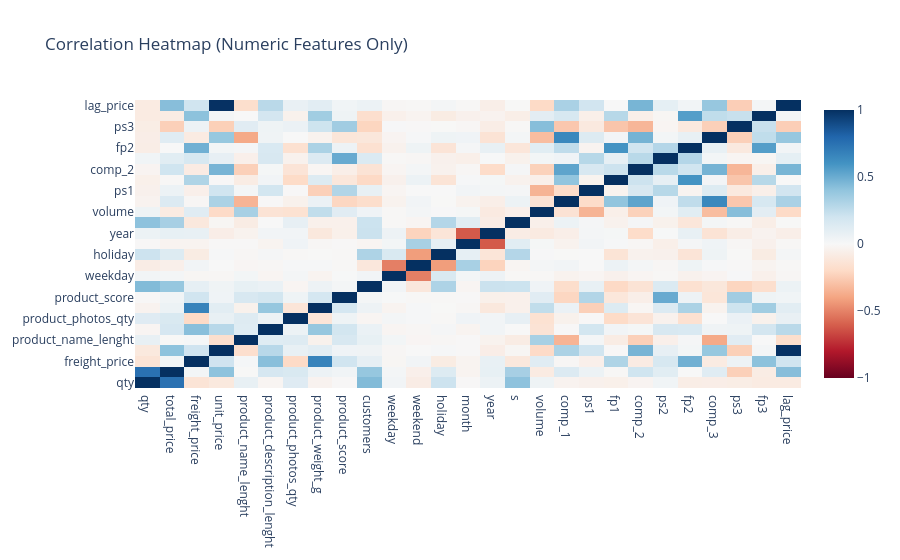

The notebook cell saved with this chart:
### Code cell
import plotly.graph_objects as go 

fig = go.Figure(
    go.Heatmap(
        x=correlation_matrix.columns,
        y=correlation_matrix.columns,
        z=correlation_matrix.values,
        colorscale='RdBu',
        zmin=-1,
        zmax=1
    )
)

fig.update_layout(title='Correlation Heatmap (Numeric Features Only)')
fig.show()

### Figure 1 — Plotly figure (JSON) as saved in the notebook; plotly's stock layout.template omitted (floating-point values rounded to 4 significant figures; data arrays with more than 128 entries replaced by an {"elided": "..."} marker saying what was removed)
{"data": [{"colorscale": [[0, "rgb(103,0,31)"], [0.1, "rgb(178,24,43)"], [0.2, "rgb(214,96,77)"], [0.3, "rgb(244,165,130)"], [0.4, "rgb(253,219,199)"], [0.5, "rgb(247,247,247)"], [0.6, "rgb(209,229,240)"], [0.7, "rgb(146,197,222)"], [0.8, "rgb(67,147,195)"], [0.9, "rgb(33,102,172)"], [1, "rgb(5,48,97)"]], "type": "heatmap", "x": ["qty", "total_price", "freight_price", "unit_price", "product_name_lenght", "product_description_lenght", "product_photos_qty", "product_weight_g", "product_score", "customers", "weekday", "weekend", "holiday", "month", "year", "s", "volume", "comp_1", "ps1", "fp1", "comp_2", "ps2", "fp2", "comp_3", "ps3", "fp3", "lag_price"], "y": ["qty", "total_price", "freight_price", "unit_price", "product_name_lenght", "product_description_lenght", "product_photos_qty", "product_weight_g", "product_score", "customers", "weekday", "weekend", "holiday", "month", "year", "s", "volume", "comp_1", "ps1", "fp1", "comp_2", "ps2", "fp2", "comp_3", "ps3", "fp3", "lag_price"], "z": {"elided": "27x27 float values"}, "zmax": 1, "zmin": -1}], "layout": {"title": {"text": "Correlation Heatmap (Numeric Features Only)"}}}
